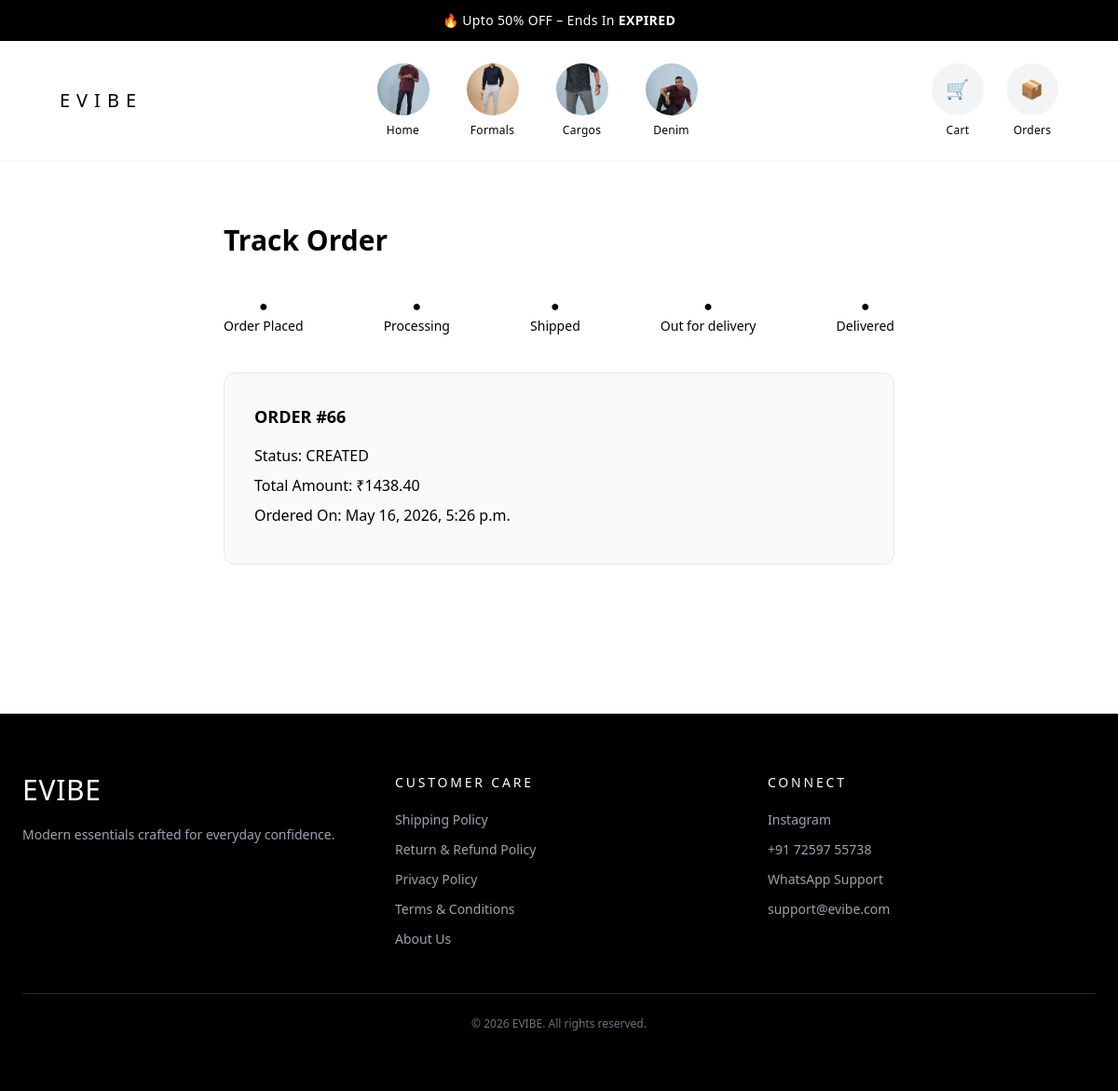
The page /track-order/66/ on the database its author committed.
### apps/store/models/order.py (models this page shows, shortened)
class Order(models.Model):
    STATUS_CHOICES = [
        ('CREATED', 'Created'),
        ('PAID', 'Paid'),
        ('PROCESSING', 'Processing'),
        ('PACKED', 'Packed'),
        ('SHIPPED', 'Shipped'),
        ('OUT_FOR_DELIVERY', 'Out For Delivery'),
        ('DELIVERED', 'Delivered'),
        ('RTO', 'Returned To Origin'),
        ('CANCELLED', 'Cancelled'),
    ]
    PAYMENT_CHOICES = [
        ('COD', 'Cash on Delivery'),
        ('ONLINE', 'Online Payment'),
    ]
    RETURN_STATUS = [
    ("NONE", "None"),
    ("IN_PROGRESS", "Return In Progress"),
    ("PARTIAL_RETURNED", "Partially Returned"),
    ("FULLY_RETURNED", "Fully Returned"),
    ]
    return_status = models.CharField(
        max_length=20,
        choices=RETURN_STATUS,
        default="NONE"
    )
    customer_name = models.CharField(max_length=200)
    email = models.EmailField(blank=True, null=True)
    phone = models.CharField(max_length=20)
    address = models.TextField()
    city = models.CharField(max_length=100)
    pincode = models.CharField(max_length=10)
    payment_method = models.CharField(max_length=20, choices=PAYMENT_CHOICES)
    status = models.CharField(max_length=20, choices=STATUS_CHOICES, default='CREATED', db_index=True)
    subtotal = models.DecimalField(max_digits=10, decimal_places=2, default=0)
    shipping_charge = models.DecimalField(max_digits=10, decimal_places=2, default=0)
    total_amount = models.DecimalField(max_digits=10, decimal_places=2, default=0)
    reward_discount = models.DecimalField(max_digits=10, decimal_places=2, default=0)
    reward_coupon_code = models.CharField(max_length=100, blank=True, null=True)
    razorpay_order_id = models.CharField(max_length=100, blank=True, null=True)
    razorpay_payment_id = models.CharField(max_length=100, blank=True, null=True)
    razorpay_signature = models.CharField(max_length=200, blank=True, null=True)
    refund_processed = models.BooleanField(default=False)
    paid_at = models.DateTimeField(blank=True, null=True)
    courier_name = models.CharField(max_length=100, blank=True, null=True)
    awb_code = models.CharField(max_length=100, blank=True, null=True)
    shipment_id = models.CharField(max_length=100, blank=True, null=True)
    shipped_at = models.DateTimeField(blank=True, null=True)
    shipment_status = models.CharField(max_length=50, blank=True, null=True)
    tracking_url = models.URLField(blank=True, null=True)
    delivered_at = models.DateTimeField(blank=True, null=True)
    rto_reason = models.CharField(max_length=200, blank=True, null=True)
    rto_date = models.DateTimeField(blank=True, null=True)
    created_at = models.DateTimeField(auto_now_add=True)
    stock_restored = models.BooleanField(default=False)
    last_updated_at = models.DateTimeField(auto_now=True)
    stock_deducted = models.BooleanField(default=False)

### apps/store/views/order_views.py (the view)
# urls.py: path("track-order/<int:order_id>/", track_order, name="track_order"),
def track_order(request, order_id):
    order = get_object_or_404(Order, id=order_id)
    return render(request, "store/track_order.html", {
        "order": order
    })

### apps/customer_engagement/context_processors.py (called while the page is built)
def evibe_customer(request):
    return {
        "evibe_customer_name":
            request.session.get(
                "evibe_customer_name"
            ),
        "reward_coupon":
            request.session.get(
                "reward_coupon"
            )
    }

### apps/store/context_processors.py (called while the page is built)
def cart_item_count(request):
    cart = request.session.get("cart", {})
    total_items = sum(cart.values())
    return {
        "cart_item_count": total_items
    }

### apps/store/templates/store/track_order.html (shortened to what this page needs)
{% extends "store/base.html" %}
{% block content %}
<div class="max-w-3xl mx-auto py-16 px-6">
<h1 class="text-3xl font-semibold mb-10">
Track Order
</h1>
<div class="flex justify-between items-center mb-10">
<div class="text-center">
<div class="{% if order.status != 'CREATED' %}text-green-600{% endif %}">
●
</div>
<p class="text-sm">Order Placed</p>
</div>
<div class="text-center">
<div class="{% if order.status == 'PROCESSING' or order.status == 'PACKED' or order.status == 'SHIPPED' or order.status == 'DELIVERED' %}text-green-600{% endif %}">
●
</div>
<p class="text-sm">Processing</p>
</div>
<div class="text-center">
<div class="{% if order.status == 'SHIPPED' or order.status == 'DELIVERED' %}text-green-600{% endif %}">
●
</div>
<p class="text-sm">Shipped</p>
</div>
<div class="text-center">
<div class="{% if order.status == 'OUT_FOR_DELIVERY' or order.status == 'DELIVERED' %}text-green-600{% endif %}">
●
</div>
<p class="text-sm">Out for delivery</p>
</div>
<div class="text-center">
<div class="{% if order.status == 'DELIVERED' %}text-green-600{% endif %}">
●
</div>
<p class="text-sm">Delivered</p>
</div>
</div>
<div class="border rounded-xl p-8 bg-gray-50">
<p class="text-lg font-semibold mb-4">
ORDER #{{ order.id }}
</p>
<p class="mb-2">
Status:
<span class="font-medium">
{{ order.status }}
</span>
</p>
<p class="mb-2">
Total Amount: ₹{{ order.total_amount }}
</p>
<p class="mb-2">
Ordered On: {{ order.created_at }}
</p>
</div>
</div>
{% endblock %}

### rows shown on the page
Order: id "66", status "CREATED", total_amount "1438.40", created_at "May 16, 2026, 5:26 p.m."
